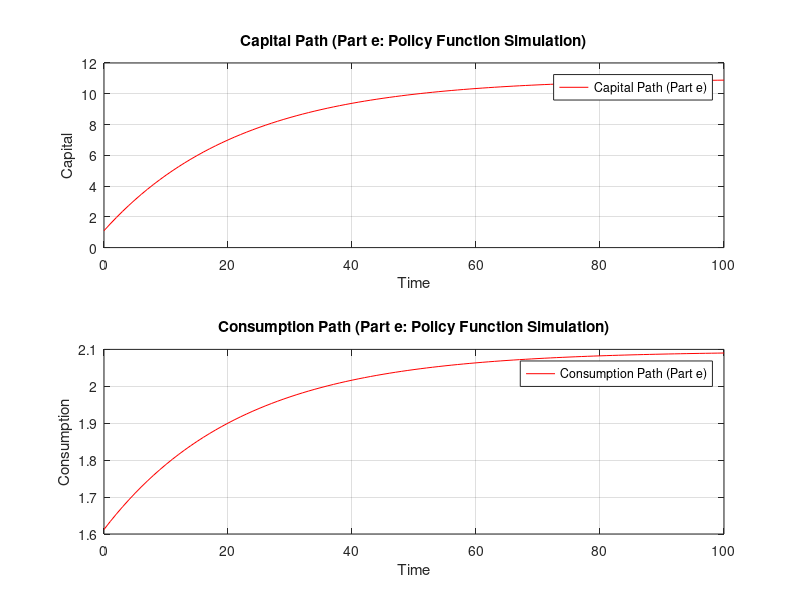

MATLAB code to generate this figure: (Note: this script raises an error after producing the figure.)
%%%%%%%%%%%%% ----- FILE: pset_q2 -------%%%%%%%%%%
%%%%%% Problem 2: The Neoclassical Growth Model II

% maximize v(k) = \max_{c,k'} \left[ u(c) + \beta v(k') \right]
% subject to k' + c = F(k, 1    ) + (1 - \delta)k
% u(c) = \frac{c^{1-\sigma}}{1-\sigma}
%%% (Part a): Find the Euler equation.
% c_t^{-2}=\beta c_{t+1}^{-2}[\alpha k_{t+1}^{\,\alpha-1} + 1-\delta]

%%% (Part b) Find the steady state of the model.
% \bar{c}=\bar{k}^{\alpha}+(1-\delta)\,\bar{k}-\bar{k}

%%% (Part c): Find a linear approximation around the steady state of both the Euler equation and the feasibility constraint
% \begin{pmatrix}
% \hat{k}_{t+1}\\[6pt]
% \hat{c}_{t+1}
% \end{pmatrix}
% =
% \begin{pmatrix}
% \frac{1}{\beta} & -1 \\ \frac{c^{-\sigma} \alpha(\alpha-1)k^{\alpha-2} }{\sigma c^{-(1+\delta)}} & 1+ \frac{\beta c^{-\sigma} \alpha(\alpha-1)k^{\alpha-2}}{\sigma c^{-(1+\delta)}}
% \end{pmatrix}
% \begin{pmatrix}
% \hat{k}_t\\[4pt]
% \hat{c}_t
% \end{pmatrix}

% Parameters
beta = 0.95;
alpha = 0.36;
delta = 0.025;
sigma = 2;

% Find steady state k and c first
k_ss = ((1/beta - (1-delta))/(alpha))^(1/(alpha-1));
c_ss = k_ss^alpha - delta*k_ss;

% Calculate derivatives at steady state
f_prime = alpha * k_ss^(alpha-1);
f_double_prime = alpha * (alpha-1) * k_ss^(alpha-2);
u_double_prime = -sigma * c_ss^(-sigma-1);
u_prime = c_ss^(-sigma);

% Construct matrix A
A = [1/beta, -1;
     -(u_prime*f_double_prime/u_double_prime), 1 + (beta*u_prime*f_double_prime/u_double_prime)];

%%% (Part e)
% Find eigenvalues and eigenvectors
[V, D] = eig(A);

% Policy functions coefficients
V_inv = inv(V);
v21 = V_inv(2,1);
v22 = V_inv(2,2);
consumption_policy = v21/v22;
capital_policy = min(diag(D)); % lambda1

% Simulate transition dynamics (Part e)
T = 100;
k0 = 0.1 * k_ss;

k_path = zeros(T+1, 1);
c_path = zeros(T+1, 1);
k_path(1) = k0;

for t = 1:T
    k_dev = k_path(t) - k_ss;
    c_path(t) = c_ss + consumption_policy * k_dev;
    k_path(t+1) = k_ss + capital_policy * k_dev;
end
c_path(T+1) = c_ss + consumption_policy * (k_path(T+1) - k_ss);

% Figure for Part (e)
% Transition simulation using policy functions
figure;
subplot(2,1,1);
plot(0:T, k_path, 'r', 'DisplayName', 'Capital Path (Part e)');
title('Capital Path (Part e: Policy Function Simulation)');
ylabel('Capital');
xlabel('Time');
legend show;
grid on;

subplot(2,1,2);
plot(0:T, c_path, 'r', 'DisplayName', 'Consumption Path (Part e)');
title('Consumption Path (Part e: Policy Function Simulation)');
ylabel('Consumption');
xlabel('Time');
legend show;
grid on;

% Run Dynare nonlinear simulation (Part f)
dynare PQuestion2F.mod noclearall;

% Extract Dynare results
dynare_k = oo_.endo_simul(strcmp(M_.endo_names, 'k'), :)';
dynare_c = oo_.endo_simul(strcmp(M_.endo_names, 'c'), :)';

% Figure for Part (f)
% Compare MATLAB Part (e) with Dynare nonlinear results
figure;
subplot(2,1,1);
plot(0:T, k_path, 'r', 'DisplayName', 'MATLAB Capital Path (Part e)');
hold on;
plot(0:(length(dynare_k)-1), dynare_k, 'b--', 'DisplayName', 'Dynare Capital Path (Part f)');
title('Capital Path (Part f: Nonlinear Simulation Comparison)');
ylabel('Capital');
xlabel('Time');
legend show;
grid on;

subplot(2,1,2);
plot(0:T, c_path, 'r', 'DisplayName', 'MATLAB Consumption Path (Part e)');
hold on;
plot(0:(length(dynare_c)-1), dynare_c, 'b--', 'DisplayName', 'Dynare Consumption Path (Part f)');
title('Consumption Path (Part f: Nonlinear Simulation Comparison)');
ylabel('Consumption');
xlabel('Time');
legend show;
grid on;

% Run Dynare linear simulation (Part g)
dynare PQuestion2G.mod noclearall;

% Extract Dynare results
dynare_k_linear = oo_.endo_simul(strcmp(M_.endo_names, 'k'), :)';
dynare_c_linear = oo_.endo_simul(strcmp(M_.endo_names, 'c'), :)';

% Figure for Part (g)
% Compare MATLAB Part (e) with Dynare linear results
figure;
subplot(2,1,1);
plot(0:T, k_path, 'r', 'DisplayName', 'MATLAB Capital Path (Part e)');
hold on;
plot(0:(length(dynare_k_linear)-1), dynare_k_linear, 'b--', 'DisplayName', 'Dynare Capital Path (Part g)');
title('Capital Path (Part g: Linear Approximation Comparison)');
ylabel('Capital');
xlabel('Time');
legend show;
grid on;

subplot(2,1,2);
plot(0:T, c_path, 'r', 'DisplayName', 'MATLAB Consumption Path (Part e)');
hold on;
plot(0:(length(dynare_c_linear)-1), dynare_c_linear, 'b--', 'DisplayName', 'Dynare Consumption Path (Part g)');
title('Consumption Path (Part g: Linear Approximation Comparison)');
ylabel('Consumption');
xlabel('Time');
legend show;
grid on;

fprintf('Policy functions:\n');
fprintf('c_t - c = %.4f(k_t - k)\n', consumption_policy);
fprintf('k_{t+1} - k = %.4f(k_t - k)\n', capital_policy);
